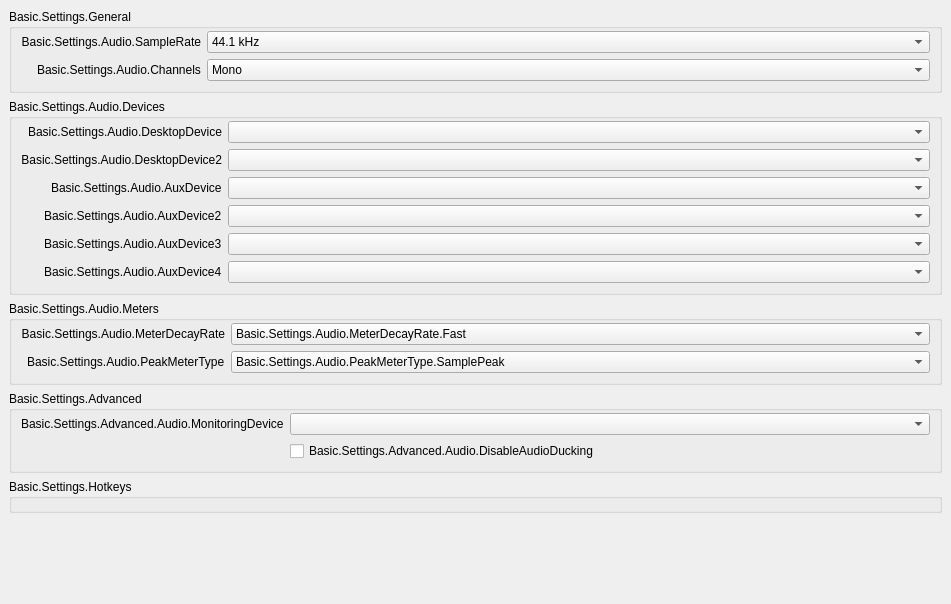
           <widget class="QWidget" name="scrollAreaWidgetContents_50">
            <property name="geometry">
             <rect>
              <x>0</x>
              <y>0</y>
              <width>951</width>
              <height>604</height>
             </rect>
            </property>
            <layout class="QVBoxLayout" name="verticalLayout_50">
             <property name="leftMargin">
              <number>0</number>
             </property>
             <property name="topMargin">
              <number>0</number>
             </property>
             <property name="rightMargin">
              <number>0</number>
             </property>
             <property name="bottomMargin">
              <number>9</number>
             </property>
             <item alignment="Qt::AlignTop">
              <widget class="QWidget" name="widget_50" native="true">
               <layout class="QVBoxLayout" name="verticalLayout_51">
                <item>
                 <widget class="QGroupBox" name="audioGeneralGroupBox">
                  <property name="title">
                   <string>Basic.Settings.General</string>
                  </property>
                  <layout class="QFormLayout" name="formLayout_52">
                   <property name="fieldGrowthPolicy">
                    <enum>QFormLayout::AllNonFixedFieldsGrow</enum>
                   </property>
                   <property name="labelAlignment">
                    <set>Qt::AlignRight|Qt::AlignTrailing|Qt::AlignVCenter</set>
                   </property>
                   <property name="topMargin">
                    <number>2</number>
                   </property>
                   <item row="0" column="0">
                    <widget class="QLabel" name="label_14">
                     <property name="minimumSize">
                      <size>
                       <width>170</width>
                       <height>0</height>
                      </size>
                     </property>
                     <property name="text">
                      <string>Basic.Settings.Audio.SampleRate</string>
                     </property>
                     <property name="alignment">
                      <set>Qt::AlignRight|Qt::AlignTrailing|Qt::AlignVCenter</set>
                     </property>
                     <property name="buddy">
                      <cstring>sampleRate</cstring>
                     </property>
                    </widget>
                   </item>
                   <item row="0" column="1">
                    <widget class="QComboBox" name="sampleRate">
                     <property name="currentText">
                      <string notr="true">44.1 kHz</string>
                     </property>
                     <property name="currentIndex">
                      <number>0</number>
                     </property>
                     <item>
                      <property name="text">
                       <string>44.1 kHz</string>
                      </property>
                     </item>
                     <item>
                      <property name="text">
                       <string>48 kHz</string>
                      </property>
                     </item>
                    </widget>
                   </item>
                   <item row="1" column="0">
                    <widget class="QLabel" name="label_15">
                     <property name="text">
                      <string>Basic.Settings.Audio.Channels</string>
                     </property>
                     <property name="buddy">
                      <cstring>channelSetup</cstring>
                     </property>
                    </widget>
                   </item>
                   <item row="1" column="1">
                    <widget class="QComboBox" name="channelSetup">
                     <property name="currentText">
                      <string>Mono</string>
                     </property>
                     <property name="currentIndex">
                      <number>0</number>
                     </property>
                     <item>
                      <property name="text">
                       <string>Mono</string>
                      </property>
                     </item>
                     <item>
                      <property name="text">
                       <string>Stereo</string>
                      </property>
                     </item>
                     <item>
                      <property name="text">
                       <string>2.1</string>
                      </property>
                     </item>
                     <item>
                      <property name="text">
                       <string>4.0</string>
                      </property>
                     </item>
                     <item>
                      <property name="text">
                       <string>4.1</string>
                      </property>
                     </item>
                     <item>
                      <property name="text">
                       <string>5.1</string>
                      </property>
                     </item>
                     <item>
                      <property name="text">
                       <string>7.1</string>
                      </property>
                     </item>
                    </widget>
                   </item>
                  </layout>
                 </widget>
                </item>
                <item>
                 <widget class="QGroupBox" name="audioDevicesGroupBox">
                  <property name="title">
                   <string>Basic.Settings.Audio.Devices</string>
                  </property>
                  <layout class="QFormLayout" name="formLayout_53">
                   <property name="fieldGrowthPolicy">
                    <enum>QFormLayout::AllNonFixedFieldsGrow</enum>
                   </property>
                   <property name="labelAlignment">
                    <set>Qt::AlignRight|Qt::AlignTrailing|Qt::AlignVCenter</set>
                   </property>
                   <property name="topMargin">
                    <number>2</number>
                   </property>
                   <item row="0" column="0">
                    <widget class="QLabel" name="label_2">
                     <property name="minimumSize">
                      <size>
                       <width>170</width>
                       <height>0</height>
                      </size>
                     </property>
                     <property name="text">
                      <string>Basic.Settings.Audio.DesktopDevice</string>
                     </property>
                     <property name="alignment">
                      <set>Qt::AlignRight|Qt::AlignTrailing|Qt::AlignVCenter</set>
                     </property>
                     <property name="buddy">
                      <cstring>desktopAudioDevice1</cstring>
                     </property>
                    </widget>
                   </item>
                   <item row="0" column="1">
                    <widget class="QComboBox" name="desktopAudioDevice1">
                     <property name="enabled">
                      <bool>true</bool>
                     </property>
                    </widget>
                   </item>
                   <item row="1" column="0">
                    <widget class="QLabel" name="label_3">
                     <property name="text">
                      <string>Basic.Settings.Audio.DesktopDevice2</string>
                     </property>
                     <property name="alignment">
                      <set>Qt::AlignRight|Qt::AlignTrailing|Qt::AlignVCenter</set>
                     </property>
                     <property name="buddy">
                      <cstring>desktopAudioDevice2</cstring>
                     </property>
                    </widget>
                   </item>
                   <item row="1" column="1">
                    <widget class="QComboBox" name="desktopAudioDevice2">
                     <property name="enabled">
                      <bool>true</bool>
                     </property>
                    </widget>
                   </item>
                   <item row="2" column="0">
                    <widget class="QLabel" name="label_4">
                     <property name="text">
                      <string>Basic.Settings.Audio.AuxDevice</string>
                     </property>
                     <property name="buddy">
                      <cstring>auxAudioDevice1</cstring>
                     </property>
                    </widget>
                   </item>
                   <item row="2" column="1">
                    <widget class="QComboBox" name="auxAudioDevice1">
                     <property name="enabled">
                      <bool>true</bool>
                     </property>
                    </widget>
                   </item>
                   <item row="3" column="0">
                    <widget class="QLabel" name="label_5">
                     <property name="text">
                      <string>Basic.Settings.Audio.AuxDevice2</string>
                     </property>
                     <property name="buddy">
                      <cstring>auxAudioDevice2</cstring>
                     </property>
                    </widget>
                   </item>
                   <item row="3" column="1">
                    <widget class="QComboBox" name="auxAudioDevice2">
                     <property name="enabled">
                      <bool>true</bool>
                     </property>
                    </widget>
                   </item>
                   <item row="4" column="0">
                    <widget class="QLabel" name="label_6">
                     <property name="text">
                      <string>Basic.Settings.Audio.AuxDevice3</string>
                     </property>
                     <property name="buddy">
                      <cstring>auxAudioDevice3</cstring>
                     </property>
                    </widget>
                   </item>
                   <item row="4" column="1">
                    <widget class="QComboBox" name="auxAudioDevice3">
                     <property name="enabled">
                      <bool>true</bool>
                     </property>
                    </widget>
                   </item>
                   <item row="5" column="1">
                    <widget class="QComboBox" name="auxAudioDevice4">
                     <property name="enabled">
                      <bool>true</bool>
                     </property>
                    </widget>
                   </item>
                   <item row="5" column="0">
                    <widget class="QLabel" name="label_67">
                     <property name="text">
                      <string>Basic.Settings.Audio.AuxDevice4</string>
                     </property>
                     <property name="buddy">
                      <cstring>auxAudioDevice4</cstring>
                     </property>
                    </widget>
                   </item>
                  </layout>
                 </widget>
                </item>
                <item>
                 <widget class="QGroupBox" name="audioMetersGroupBox">
                  <property name="title">
                   <string>Basic.Settings.Audio.Meters</string>
                  </property>
                  <layout class="QFormLayout" name="formLayout_54">
                   <property name="fieldGrowthPolicy">
                    <enum>QFormLayout::AllNonFixedFieldsGrow</enum>
                   </property>
                   <property name="labelAlignment">
                    <set>Qt::AlignRight|Qt::AlignTrailing|Qt::AlignVCenter</set>
                   </property>
                   <property name="topMargin">
                    <number>2</number>
                   </property>
                   <item row="0" column="0">
                    <widget class="QLabel" name="label_65">
                     <property name="minimumSize">
                      <size>
                       <width>170</width>
                       <height>0</height>
                      </size>
                     </property>
                     <property name="text">
                      <string>Basic.Settings.Audio.MeterDecayRate</string>
                     </property>
                     <property name="alignment">
                      <set>Qt::AlignRight|Qt::AlignTrailing|Qt::AlignVCenter</set>
                     </property>
                     <property name="buddy">
                      <cstring>meterDecayRate</cstring>
                     </property>
                    </widget>
                   </item>
                   <item row="0" column="1">
                    <widget class="QComboBox" name="meterDecayRate">
                     <property name="currentText">
                      <string>Basic.Settings.Audio.MeterDecayRate.Fast</string>
                     </property>
                     <property name="currentIndex">
                      <number>0</number>
                     </property>
                     <item>
                      <property name="text">
                       <string>Basic.Settings.Audio.MeterDecayRate.Fast</string>
                      </property>
                     </item>
                     <item>
                      <property name="text">
                       <string>Basic.Settings.Audio.MeterDecayRate.Medium</string>
                      </property>
                     </item>
                     <item>
                      <property name="text">
                       <string>Basic.Settings.Audio.MeterDecayRate.Slow</string>
                      </property>
                     </item>
                    </widget>
                   </item>
                   <item row="1" column="0">
                    <widget class="QLabel" name="label_66">
                     <property name="text">
                      <string>Basic.Settings.Audio.PeakMeterType</string>
                     </property>
                     <property name="buddy">
                      <cstring>peakMeterType</cstring>
                     </property>
                    </widget>
                   </item>
                   <item row="1" column="1">
                    <widget class="QComboBox" name="peakMeterType">
                     <property name="currentIndex">
                      <number>0</number>
                     </property>
                     <item>
                      <property name="text">
                       <string>Basic.Settings.Audio.PeakMeterType.SamplePeak</string>
                      </property>
                     </item>
                     <item>
                      <property name="text">
                       <string>Basic.Settings.Audio.PeakMeterType.TruePeak</string>
                      </property>
                     </item>
                    </widget>
                   </item>
                  </layout>
                 </widget>
                </item>
                <item>
                 <widget class="QGroupBox" name="audioAdvGroupBox">
                  <property name="title">
                   <string>Basic.Settings.Advanced</string>
                  </property>
                  <layout class="QFormLayout" name="formLayout_56">
                   <property name="fieldGrowthPolicy">
                    <enum>QFormLayout::AllNonFixedFieldsGrow</enum>
                   </property>
                   <property name="labelAlignment">
                    <set>Qt::AlignRight|Qt::AlignTrailing|Qt::AlignVCenter</set>
                   </property>
                   <property name="topMargin">
                    <number>2</number>
                   </property>
                   <item row="0" column="0">
                    <widget class="QLabel" name="monitoringDeviceLabel">
                     <property name="text">
                      <string>Basic.Settings.Advanced.Audio.MonitoringDevice</string>
                     </property>
                     <property name="buddy">
                      <cstring>monitoringDevice</cstring>
                     </property>
                    </widget>
                   </item>
                   <item row="0" column="1">
                    <widget class="QComboBox" name="monitoringDevice"/>
                   </item>
                   <item row="1" column="0">
                    <spacer name="horizontalSpacer_11">
                     <property name="orientation">
                      <enum>Qt::Horizontal</enum>
                     </property>
                     <property name="sizeHint" stdset="0">
                      <size>
                       <width>170</width>
                       <height>20</height>
                      </size>
                     </property>
                    </spacer>
                   </item>
                   <item row="1" column="1">
                    <widget class="QCheckBox" name="disableAudioDucking">
                     <property name="text">
                      <string>Basic.Settings.Advanced.Audio.DisableAudioDucking</string>
                     </property>
                    </widget>
                   </item>
                  </layout>
                 </widget>
                </item>
                <item>
                 <widget class="QGroupBox" name="audioHotkeysGroupBox">
                  <property name="title">
                   <string>Basic.Settings.Hotkeys</string>
                  </property>
                  <layout class="QFormLayout" name="audioSourceLayout">
                   <property name="fieldGrowthPolicy">
                    <enum>QFormLayout::AllNonFixedFieldsGrow</enum>
                   </property>
                   <property name="labelAlignment">
                    <set>Qt::AlignRight|Qt::AlignTrailing|Qt::AlignVCenter</set>
                   </property>
                   <property name="topMargin">
                    <number>2</number>
                   </property>
                  </layout>
                 </widget>
                </item>
               </layout>
              </widget>
             </item>
            </layout>
           </widget>
